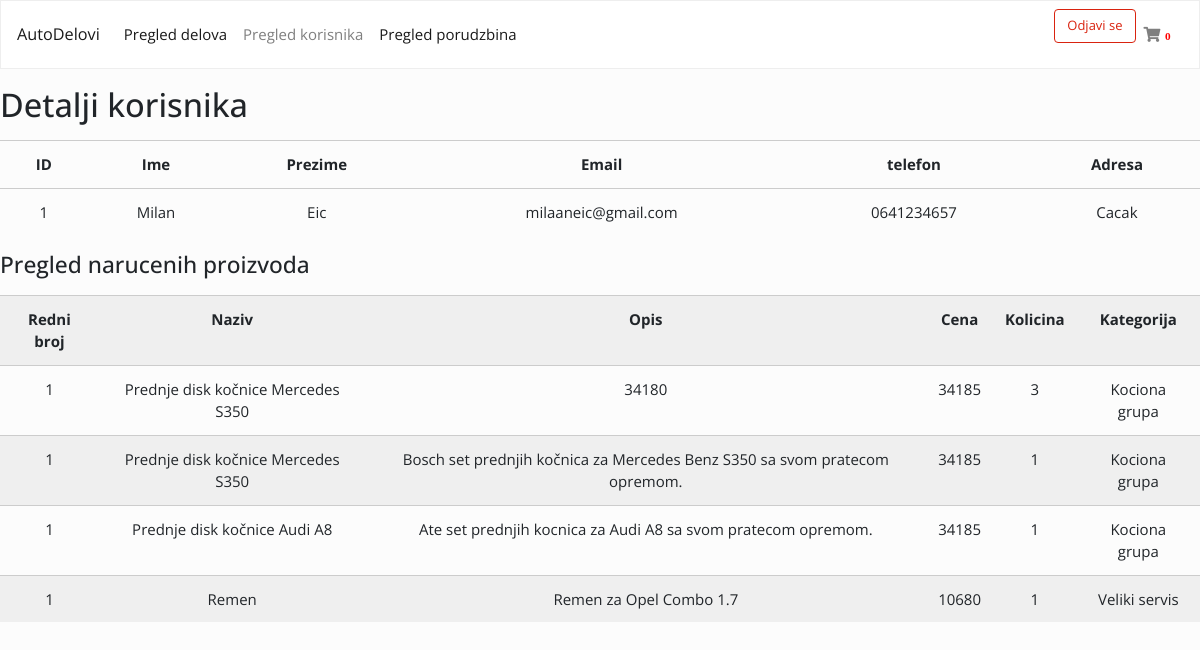
The page /portal/php/details_porudzbina.php?id=1&customer=1 (signed in) on the database its author committed.
### tables this page shows
CREATE TABLE `customers` (
  `id` int(11) NOT NULL,
  `first_name` varchar(255) NOT NULL,
  `last_name` varchar(255) NOT NULL,
  `email` varchar(255) NOT NULL,
  `phone` varchar(255) NOT NULL,
  `address` varchar(255) NOT NULL,
  `created` datetime NOT NULL,
  `modified` datetime NOT NULL,
  `status` enum('1','0') NOT NULL
);

CREATE TABLE `order_items` (
  `id` int(11) NOT NULL,
  `order_id` int(11) NOT NULL,
  `product_id` int(11) NOT NULL,
  `quantity` int(5) NOT NULL
);

CREATE TABLE `delovi` (
  `id` int(11) NOT NULL,
  `proizvodjac` varchar(255) NOT NULL,
  `naziv` varchar(255) NOT NULL,
  `opis` text NOT NULL,
  `slika` varchar(255) NOT NULL,
  `cena` decimal(10,0) NOT NULL,
  `cenaPDV` decimal(10,0) NOT NULL,
  `idKategorija` int(11) NOT NULL,
  `idMarka` int(11) DEFAULT NULL
);

CREATE TABLE `kategorija` (
  `id` int(11) NOT NULL,
  `naziv` varchar(255) NOT NULL
);

### portal/php/details_porudzbina.php (the view, shortened to what this page needs)
<?php
$id = $_GET['id'];
$c = $_GET['customer'];
require_once("dbConfig.php");
?>
<!DOCTYPE html>
<html lang="en">
<head>
    <link rel="stylesheet" type="text/css" href="../css/bootstrap.min.css">
    <link rel="stylesheet" type="text/css" href="../css/style.css">
    <link rel="stylesheet" href="https://cdnjs.cloudflare.com/ajax/libs/font-awesome/5.12.1/css/all.min.css">
</head>
<body>
    <header>
        <nav class="navbar navbar-expand-lg navbar-light bg-light">
            <a class="navbar-brand" href="">AutoDelovi</a>
            <div class="collapse navbar-collapse" id="navbarColor03">
                <ul class="navbar-nav mr-auto">
                    <ul class="navbar-nav mr-auto">
                        <li class="nav-item active">
                            <a class="nav-link" href="../admin.php">Pregled delova<span class="sr-only">(current)</span></a>
                        </li>
                        <li class="nav-item">
                            <a class="nav-link" href="../pregled-korisnika.php">Pregled korisnika</a>
                        </li>
                        <li class="nav-item active">
                            <a class="nav-link" href="../pregled-porudzbina.php">Pregled porudzbina<span class="sr-only">(current)</span></a>
                        </li>
                    </ul>
                </ul>
                <ul class="navbar-nav right">
                    <?php if (isset($_SESSION['userId'])) {
                        echo '<form action="php/logout.php">
    <input type="submit" value="Odjavi se" name="submit-logout" class="btn btn-outline-primary">
    </form>';
                    } else {
                        echo '
    <li class="nav-item">
    <a class="nav-link" data-toggle="modal" data-target=".bd-example-modal-lg"><i class="fas fa-user"></i></a>
    </li>';
                    } ?>
                    <li class="nav-item">
                        <a class="nav-link" href=""><i class="fas fa-shopping-cart"><span class="badge" style="color:red;">0</span></i></a>
                    </li>
                </ul>
            </div>
        </nav>
    </header>
    <main>
        <h1 class="mb-3 mt-3">Detalji korisnika</h1>
        <table class="table">
            <tr>
                <th class="text-center">ID</th>
                <th class="text-center">Ime</th>
                <th class="text-center">Prezime</th>
                <th class="text-center">Email</th>
                <th class="text-center">telefon</th>
                <th class="text-center">Adresa</th>
            </tr>
            <?php
            $query = "SELECT c.* FROM orders o JOIN customers c on o.customer_id=c.id WHERE c.id=" . $c;
            $statement = $connect->prepare($query);
            $statement->execute();
            $row = $statement->fetch();
            $output = '
        <tr>
        <td class="text-center">' . $row['id'] . '</td>
        <td class="text-center">' . $row['first_name'] . '</td>
        <td class="text-center">' . $row['last_name'] . '</td>
        <td class="text-center">' . $row['email'] . '</td>
        <td class="text-center">' . $row['phone'] . '</td>
        <td class="text-center">' . $row['address'] . '</td>
        </tr>';
            echo ($output);
            ?>
        </table>
        <h3 class="mt-3 mb-3">Pregled narucenih proizvoda</h3>
        <table class="table table-striped">
            <tr>
                <th class="text-center">Redni broj</th>
                <th class="text-center">Naziv</th>
                <th class="text-center">Opis</th>
                <th class="text-center">Cena</th>
                <th class="text-center">Kolicina</th>
                <th class="text-center">Kategorija</th>
            </tr>
            <?php
            $query = "SELECT o.*,p.*,k.naziv as kat_naziv FROM order_items o JOIN delovi p on o.product_id=p.id join kategorija k on p.idKategorija=k.id WHERE o.order_id=" . $id;
            $statement = $connect->prepare($query);
            $statement->execute();
            $result = $statement->fetchAll();
            $total_row = $statement->rowCount();
            $output = '';
            if ($total_row > 0) {
                foreach ($result as $row) {
                    $broj = 1;
                    $output .= '
        <tr>
        <td class="text-center">' . $broj . '</td>
        <td class="text-center">' . $row['naziv'] . '</td>
        <td class="text-center">' . $row['opis'] . '</td>
        <td class="text-center">' . $row['cenaPDV'] . '</td>
        <td class="text-center">' . $row['quantity'] . '</td>
        <td class="text-center">' . $row['kat_naziv'] . '</td>
        </tr>';
                }
                echo ($output);
            }
            ?>
    </main>
</body>
</html>

### portal/css/style.css (style rules this page uses)
body { font-size: 15px; }
a { color: grey; }

### rows shown on the page
customers: id "1", first_name "Milan", last_name "Eic", email "milaaneic@gmail.com", phone "0641234657", address "Cacak"
order_items: broj "1", product.naziv "Prednje disk kočnice Mercedes S350", product.opis "34180", product.cenaPDV "34185", quantity "3", kategorija.naziv "Kociona grupa"
order_items: broj "1", product.naziv "Prednje disk kočnice Mercedes S350", product.opis "Bosch set prednjih kočnica za Mercedes Benz S350 sa svom pratecom opremom.", product.cenaPDV "34185", quantity "1", kategorija.naziv "Kociona grupa"
order_items: broj "1", product.naziv "Prednje disk kočnice Audi A8", product.opis "Ate set prednjih kocnica za Audi A8 sa svom pratecom opremom.", product.cenaPDV "34185", quantity "1", kategorija.naziv "Kociona grupa"
order_items: broj "1", product.naziv "Remen", product.opis "Remen za Opel Combo 1.7", product.cenaPDV "10680", quantity "1", kategorija.naziv "Veliki servis"
